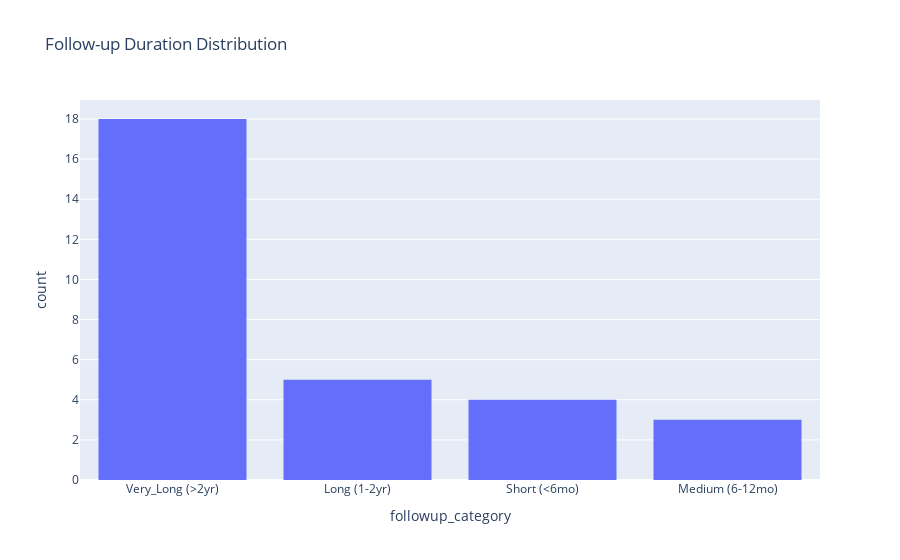

The code cell stored with this chart in its notebook:
### Markdown cell above
## 3. Temporal Features <a id='temporal'></a>

### Code cell
# Time-based features
time_col = ' Time'

# Follow-up duration categories (in days)
df['followup_category'] = pd.cut(df[time_col], 
                                 bins=[0, 180, 365, 730, float('inf')],
                                 labels=['Short (<6mo)', 'Medium (6-12mo)', 
                                        'Long (1-2yr)', 'Very_Long (>2yr)'])

# Log-transformed time (for modeling)
df['log_followup_time'] = np.log1p(df[time_col])

# Time in years
df['time_years'] = df[time_col] / 365.25

print("Follow-up Categories:")
print(df['followup_category'].value_counts())

# Visualize
fig = px.histogram(df, x='followup_category', title='Follow-up Duration Distribution')
fig.show()

### Figure 1 — Plotly figure (JSON) as saved in the notebook; plotly's stock layout.template omitted (floating-point values rounded to 4 significant figures)
{"data": [{"alignmentgroup": "True", "bingroup": "x", "hovertemplate": "followup_category=%{x}<br>count=%{y}<extra></extra>", "legendgroup": "", "marker": {"color": "#636efa", "pattern": {"shape": ""}}, "name": "", "offsetgroup": "", "orientation": "v", "showlegend": false, "type": "histogram", "x": ["Very_Long (>2yr)", "Long (1-2yr)", "Very_Long (>2yr)", "Very_Long (>2yr)", "Short (<6mo)", "Very_Long (>2yr)", "Very_Long (>2yr)", "Very_Long (>2yr)", "Very_Long (>2yr)", "Very_Long (>2yr)", "Short (<6mo)", "Long (1-2yr)", "Long (1-2yr)", "Short (<6mo)", "Very_Long (>2yr)", "Very_Long (>2yr)", "Very_Long (>2yr)", "Long (1-2yr)", "Medium (6-12mo)", "Very_Long (>2yr)", "Very_Long (>2yr)", "Medium (6-12mo)", "Very_Long (>2yr)", "Very_Long (>2yr)", "Long (1-2yr)", "Medium (6-12mo)", "Very_Long (>2yr)", "Very_Long (>2yr)", "Very_Long (>2yr)", "Short (<6mo)"], "xaxis": "x", "yaxis": "y"}], "layout": {"barmode": "relative", "legend": {"tracegroupgap": 0}, "title": {"text": "Follow-up Duration Distribution"}, "xaxis": {"anchor": "y", "domain": [0, 1], "title": {"text": "followup_category"}}, "yaxis": {"anchor": "x", "domain": [0, 1], "title": {"text": "count"}}}}
